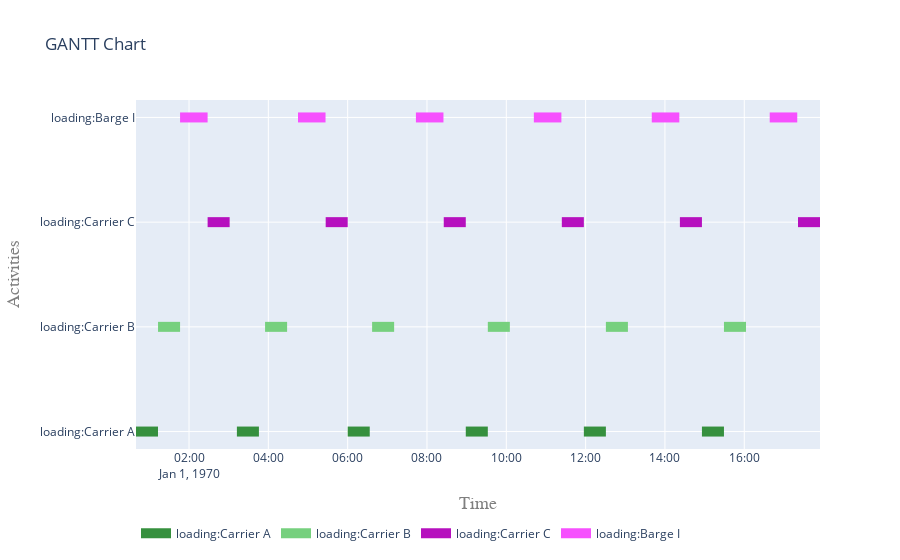

This figure's notebook cell:
### Code cell
flat = pd.DataFrame(flatten(activities))
loading = list(flat[flat['ActivityName'].str.startswith('loading')]['activity'].values)
fig = get_gantt_chart(loading)

### Figure 1 — Plotly figure (JSON) as saved in the notebook; plotly's stock layout.template omitted (floating-point values rounded to 4 significant figures)
{"data": [{"connectgaps": false, "hoverinfo": "y+name", "line": {"color": "rgb(54,144,62)", "width": 10}, "mode": "lines", "name": "loading:Carrier A", "type": "scatter", "x": ["1970-01-01T00:39:46", "1970-01-01T00:39:46", "1970-01-01T01:13:06", "1970-01-01T01:13:06", "1970-01-01T01:13:06", "1970-01-01T03:12:24", "1970-01-01T03:12:24", "1970-01-01T03:45:44", "1970-01-01T03:45:44", "1970-01-01T03:45:44", "1970-01-01T06:00:04", "1970-01-01T06:00:04", "1970-01-01T06:33:24", "1970-01-01T06:33:24", "1970-01-01T06:33:24", "1970-01-01T08:58:42", "1970-01-01T08:58:42", "1970-01-01T09:32:02", "1970-01-01T09:32:02", "1970-01-01T09:32:02", "1970-01-01T11:57:20", "1970-01-01T11:57:20", "1970-01-01T12:30:40", "1970-01-01T12:30:40", "1970-01-01T12:30:40", "1970-01-01T14:55:58", "1970-01-01T14:55:58", "1970-01-01T15:29:18", "1970-01-01T15:29:18", "1970-01-01T15:29:18"], "y": ["loading:Carrier A", "loading:Carrier A", "loading:Carrier A", "loading:Carrier A", null, "loading:Carrier A", "loading:Carrier A", "loading:Carrier A", "loading:Carrier A", null, "loading:Carrier A", "loading:Carrier A", "loading:Carrier A", "loading:Carrier A", null, "loading:Carrier A", "loading:Carrier A", "loading:Carrier A", "loading:Carrier A", null, "loading:Carrier A", "loading:Carrier A", "loading:Carrier A", "loading:Carrier A", null, "loading:Carrier A", "loading:Carrier A", "loading:Carrier A", "loading:Carrier A", null]}, {"connectgaps": false, "hoverinfo": "y+name", "line": {"color": "rgb(118,208,126)", "width": 10}, "mode": "lines", "name": "loading:Carrier B", "type": "scatter", "x": ["1970-01-01T01:13:06", "1970-01-01T01:13:06", "1970-01-01T01:46:26", "1970-01-01T01:46:26", "1970-01-01T01:46:26", "1970-01-01T03:55:02", "1970-01-01T03:55:02", "1970-01-01T04:28:22", "1970-01-01T04:28:22", "1970-01-01T04:28:22", "1970-01-01T06:36:58", "1970-01-01T06:36:58", "1970-01-01T07:10:18", "1970-01-01T07:10:18", "1970-01-01T07:10:18", "1970-01-01T09:32:02", "1970-01-01T09:32:02", "1970-01-01T10:05:22", "1970-01-01T10:05:22", "1970-01-01T10:05:22", "1970-01-01T12:30:40", "1970-01-01T12:30:40", "1970-01-01T13:04:00", "1970-01-01T13:04:00", "1970-01-01T13:04:00", "1970-01-01T15:29:18", "1970-01-01T15:29:18", "1970-01-01T16:02:38", "1970-01-01T16:02:38", "1970-01-01T16:02:38"], "y": ["loading:Carrier B", "loading:Carrier B", "loading:Carrier B", "loading:Carrier B", null, "loading:Carrier B", "loading:Carrier B", "loading:Carrier B", "loading:Carrier B", null, "loading:Carrier B", "loading:Carrier B", "loading:Carrier B", "loading:Carrier B", null, "loading:Carrier B", "loading:Carrier B", "loading:Carrier B", "loading:Carrier B", null, "loading:Carrier B", "loading:Carrier B", "loading:Carrier B", "loading:Carrier B", null, "loading:Carrier B", "loading:Carrier B", "loading:Carrier B", "loading:Carrier B", null]}, {"connectgaps": false, "hoverinfo": "y+name", "line": {"color": "rgb(182,16,190)", "width": 10}, "mode": "lines", "name": "loading:Carrier C", "type": "scatter", "x": ["1970-01-01T02:28:06", "1970-01-01T02:28:06", "1970-01-01T03:01:26", "1970-01-01T03:01:26", "1970-01-01T03:01:26", "1970-01-01T05:26:44", "1970-01-01T05:26:44", "1970-01-01T06:00:04", "1970-01-01T06:00:04", "1970-01-01T06:00:04", "1970-01-01T08:25:22", "1970-01-01T08:25:22", "1970-01-01T08:58:42", "1970-01-01T08:58:42", "1970-01-01T08:58:42", "1970-01-01T11:24:00", "1970-01-01T11:24:00", "1970-01-01T11:57:20", "1970-01-01T11:57:20", "1970-01-01T11:57:20", "1970-01-01T14:22:38", "1970-01-01T14:22:38", "1970-01-01T14:55:58", "1970-01-01T14:55:58", "1970-01-01T14:55:58", "1970-01-01T17:21:16", "1970-01-01T17:21:16", "1970-01-01T17:54:36", "1970-01-01T17:54:36", "1970-01-01T17:54:36"], "y": ["loading:Carrier C", "loading:Carrier C", "loading:Carrier C", "loading:Carrier C", null, "loading:Carrier C", "loading:Carrier C", "loading:Carrier C", "loading:Carrier C", null, "loading:Carrier C", "loading:Carrier C", "loading:Carrier C", "loading:Carrier C", null, "loading:Carrier C", "loading:Carrier C", "loading:Carrier C", "loading:Carrier C", null, "loading:Carrier C", "loading:Carrier C", "loading:Carrier C", "loading:Carrier C", null, "loading:Carrier C", "loading:Carrier C", "loading:Carrier C", "loading:Carrier C", null]}, {"connectgaps": false, "hoverinfo": "y+name", "line": {"color": "rgb(246,80,254)", "width": 10}, "mode": "lines", "name": "loading:Barge I", "type": "scatter", "x": ["1970-01-01T01:46:26", "1970-01-01T01:46:26", "1970-01-01T02:28:06", "1970-01-01T02:28:06", "1970-01-01T02:28:06", "1970-01-01T04:44:51", "1970-01-01T04:44:51", "1970-01-01T05:26:31", "1970-01-01T05:26:31", "1970-01-01T05:26:31", "1970-01-01T07:43:16", "1970-01-01T07:43:16", "1970-01-01T08:24:56", "1970-01-01T08:24:56", "1970-01-01T08:24:56", "1970-01-01T10:41:41", "1970-01-01T10:41:41", "1970-01-01T11:23:21", "1970-01-01T11:23:21", "1970-01-01T11:23:21", "1970-01-01T13:40:06", "1970-01-01T13:40:06", "1970-01-01T14:21:46", "1970-01-01T14:21:46", "1970-01-01T14:21:46", "1970-01-01T16:38:31", "1970-01-01T16:38:31", "1970-01-01T17:20:11", "1970-01-01T17:20:11", "1970-01-01T17:20:11"], "y": ["loading:Barge I", "loading:Barge I", "loading:Barge I", "loading:Barge I", null, "loading:Barge I", "loading:Barge I", "loading:Barge I", "loading:Barge I", null, "loading:Barge I", "loading:Barge I", "loading:Barge I", "loading:Barge I", null, "loading:Barge I", "loading:Barge I", "loading:Barge I", "loading:Barge I", null, "loading:Barge I", "loading:Barge I", "loading:Barge I", "loading:Barge I", null, "loading:Barge I", "loading:Barge I", "loading:Barge I", "loading:Barge I", null]}], "layout": {"hovermode": "closest", "legend": {"orientation": "h", "x": 0, "y": -0.2}, "title": {"text": "GANTT Chart"}, "xaxis": {"range": ["1970-01-01T00:39:46", "1970-01-01T17:54:36"], "title": {"font": {"color": "#7f7f7f", "family": "Courier New, monospace", "size": 18}, "text": "Time"}}, "yaxis": {"title": {"font": {"color": "#7f7f7f", "family": "Courier New, monospace", "size": 18}, "text": "Activities"}}}}
